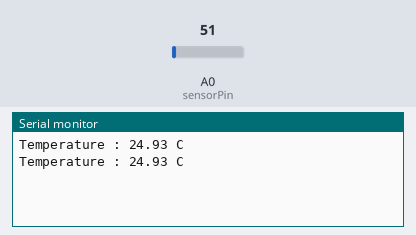
This sketch was run on a simulated Arduino Uno, built with avr-gcc and run on an emulated ATmega328P. Shown: the last lines printed to the serial monitor. Inputs (shaded band) come from the test bench; at power-on: A0 (sensorPin) = 51.

Above: at 1.8 s.
1.9 s: A0 (sensorPin) set to 61
At 2.8 s:
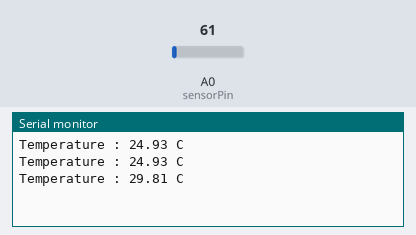
3.4 s: A0 (sensorPin) set to 71
At 4.5 s:
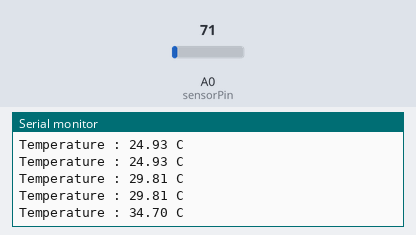
Timing chart, 0 to 6.4 s (numbered marks = the images above; inputs shaded):
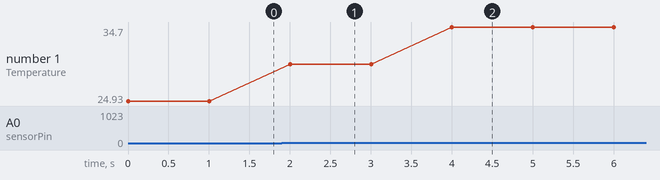

The sketch:

temperature_sensor.ino
```cpp
// Lecture d'un capteur LM35 sur A0.
// Avec le LM35, 10 mV correspond a 1 degre C.

const int sensorPin = A0;

void setup()
{
  Serial.begin(9600);
}

void loop()
{
  int rawValue = analogRead(sensorPin);
  float voltage = rawValue * (5.0 / 1023.0);
  float tempC = voltage * 100.0;

  Serial.print("Temperature : ");
  Serial.print(tempC);
  Serial.println(" C");

  delay(1000);
}
```

Measured:
- after the input at 1.9 s, the serial monitor: prints a new line after 0.10 s (image 1)
- after the input at 3.4 s, the serial monitor: prints a new line after 0.60 s (image 2)
- plotted number 1: 24.93 → 29.81 after the input at 1.9 s, 29.81 → 34.7 after the input at 3.4 s
